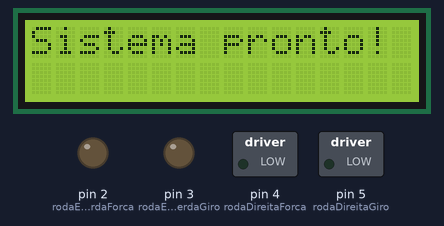
Simulated run of this sketch. Board: Arduino Uno, built with avr-gcc and run on an emulated ATmega328P. On the bench: 16×2 character LCD, switched loads named in the sketch (green lamp = pin HIGH), output pins drawn as LEDs (lit = HIGH).

Above: at 0.1 s.
At 2.1 s:
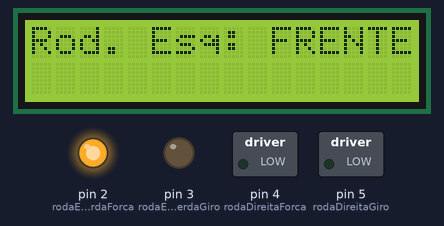
At 4.2 s:
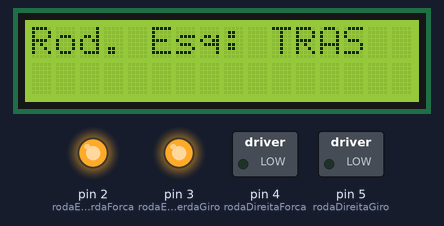
At 8.2 s:
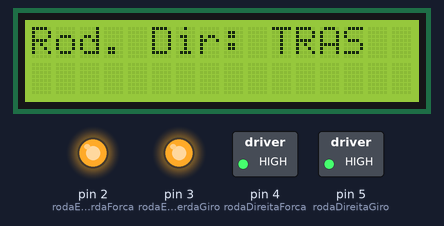
At 20.3 s:
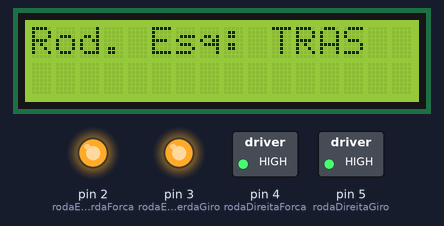
At 38.5 s:
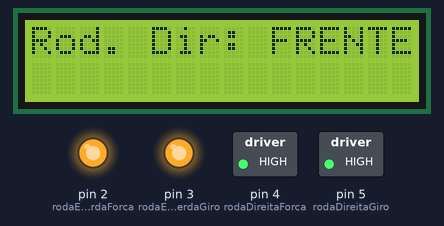
Timing chart, 0 to 40.0 s (numbered marks = the images above):
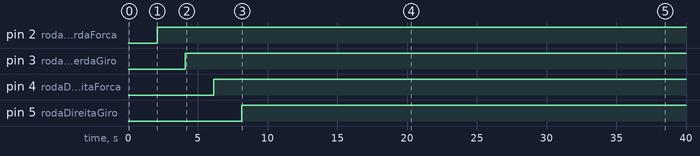

The sketch:

01_Acionamento_dos_Motores_Base_para_Testes.ino
```cpp
#include <Wire.h>
#include <LiquidCrystal_I2C.h>

LiquidCrystal_I2C lcd(0x27, 16, 2);

// Definição dos pinos do motor
int rodaEsquerdaForca = 2;
int rodaEsquerdaGiro = 3;
int rodaDireitaForca = 4;
int rodaDireitaGiro = 5;

void setup() {
  // Configuração dos pinos dos motores
  pinMode(rodaEsquerdaForca, OUTPUT);
  pinMode(rodaEsquerdaGiro, OUTPUT);
  pinMode(rodaDireitaForca, OUTPUT);
  pinMode(rodaDireitaGiro, OUTPUT);

  // Inicialização do LCD
  lcd.init();
  lcd.backlight();
  lcd.setCursor(0, 0);
  lcd.print("Sistema pronto!");
  delay(2000);
  lcd.clear();
}

void loop() {
  lcd.setCursor(0, 0);
  lcd.print("Rod. Esq: FRENTE");
  digitalWrite(rodaEsquerdaForca, HIGH);
  delay(2000);

  lcd.clear();
  lcd.setCursor(0, 0);
  lcd.print("Rod. Esq: TRAS");
  digitalWrite(rodaEsquerdaGiro, HIGH);
  delay(2000);

  lcd.clear();
  lcd.setCursor(0, 0);
  lcd.print("Rod. Dir: FRENTE");
  digitalWrite(rodaDireitaForca, HIGH);
  delay(2000);

  lcd.clear();
  lcd.setCursor(0, 0);
  lcd.print("Rod. Dir: TRAS");
  digitalWrite(rodaDireitaGiro, HIGH);
  delay(2000);

  lcd.clear();
}
```

Measured:
- by itself, pin 2 (rodaEsquerdaForca): LOW → HIGH at 2.1 s
- by itself, pin 3 (rodaEsquerdaGiro): LOW → HIGH at 4.1 s
- by itself, pin 4 (rodaDireitaForca): LOW → HIGH at 6.1 s
- by itself, pin 5 (rodaDireitaGiro): LOW → HIGH at 8.1 s
- what the display in image 1 shows lasts 2.0 s, from 2.1 s to 4.1 s
